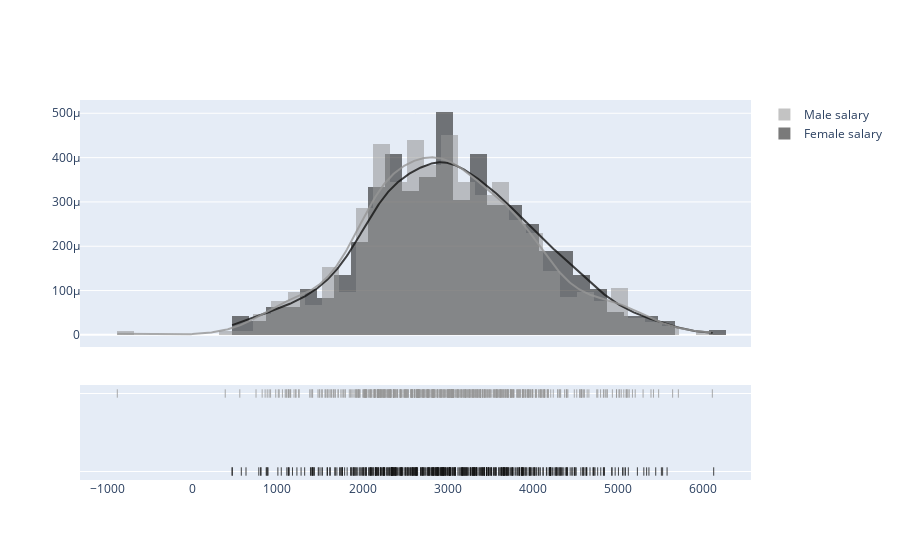

Source (notebook cell):
### Markdown cell above
## Changing colors

### Code cell
hist_data = [female.Salary.values.tolist(), male.Salary.values.tolist()]
group_labels = ["Female salary", "Male salary"]

fig = ff.create_distplot(hist_data,
                         group_labels,
                         bin_size = [200, 200],
                         colors = ["rgba(20,20,20,0.8)", "rgba(150,150,150,0.8)"])

# iplot(fig)
pio.show(fig)

### Figure 1 — Plotly figure (JSON) as saved in the notebook; plotly's stock layout.template omitted (floating-point values rounded to 4 significant figures; data arrays with more than 128 entries replaced by an {"elided": "..."} marker saying what was removed)
{"data": [{"histnorm": "probability density", "legendgroup": "Female salary", "marker": {"color": "rgba(20,20,20,0.8)"}, "name": "Female salary", "opacity": 0.7, "type": "histogram", "x": {"elided": "478 float values"}, "xaxis": "x", "xbins": {"end": 6126.0, "size": 200, "start": 468.1}, "yaxis": "y"}, {"histnorm": "probability density", "legendgroup": "Male salary", "marker": {"color": "rgba(150,150,150,0.8)"}, "name": "Male salary", "opacity": 0.7, "type": "histogram", "x": {"elided": "522 float values"}, "xaxis": "x", "xbins": {"end": 6110.0, "size": 200, "start": -880.9}, "yaxis": "y"}, {"legendgroup": "Female salary", "marker": {"color": "rgba(20,20,20,0.8)"}, "mode": "lines", "name": "Female salary", "showlegend": false, "type": "scatter", "x": {"elided": "500 float values"}, "xaxis": "x", "y": {"elided": "500 float values"}, "yaxis": "y"}, {"legendgroup": "Male salary", "marker": {"color": "rgba(150,150,150,0.8)"}, "mode": "lines", "name": "Male salary", "showlegend": false, "type": "scatter", "x": {"elided": "500 float values"}, "xaxis": "x", "y": {"elided": "500 float values"}, "yaxis": "y"}, {"legendgroup": "Female salary", "marker": {"color": "rgba(20,20,20,0.8)", "symbol": "line-ns-open"}, "mode": "markers", "name": "Female salary", "showlegend": false, "type": "scatter", "x": {"elided": "478 float values"}, "xaxis": "x", "y": {"elided": "478 str values"}, "yaxis": "y2"}, {"legendgroup": "Male salary", "marker": {"color": "rgba(150,150,150,0.8)", "symbol": "line-ns-open"}, "mode": "markers", "name": "Male salary", "showlegend": false, "type": "scatter", "x": {"elided": "522 float values"}, "xaxis": "x", "y": {"elided": "522 str values"}, "yaxis": "y2"}], "layout": {"autosize": true, "barmode": "overlay", "hovermode": "closest", "legend": {"traceorder": "reversed"}, "xaxis": {"anchor": "y2", "autorange": true, "domain": [0, 1], "range": [-1295.0, 6540.0], "type": "linear", "zeroline": false}, "yaxis": {"anchor": "free", "autorange": true, "domain": [0.35, 1], "position": 0, "range": [-2.736e-05, 0.00053], "type": "linear"}, "yaxis2": {"anchor": "x", "autorange": true, "domain": [0, 0.25], "dtick": 1, "range": [-0.1338, 1.134], "showticklabels": false, "type": "category"}}}
